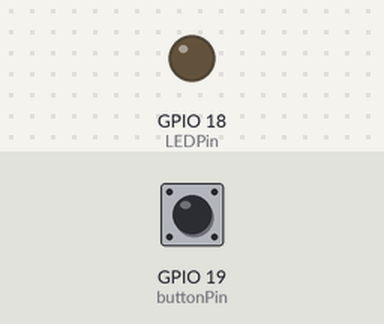
The sketch below on a simulated ESP32. Shown: output pins drawn as LEDs (lit = HIGH). The inputs (shaded band) are chosen by the test bench; at power-on: GPIO 19 (buttonPin) LOW.

Above: at 1.2 s.
1.3 s: GPIO 19 (buttonPin) pulled HIGH for 0.15 s
At 2.5 s:
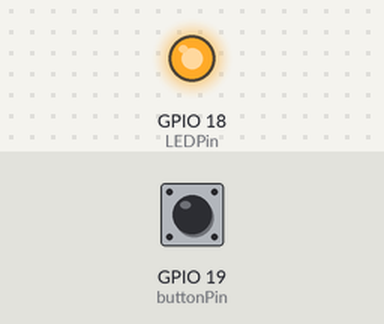
2.9 s: GPIO 19 (buttonPin) pulled HIGH for 1 s
At 4.0 s:
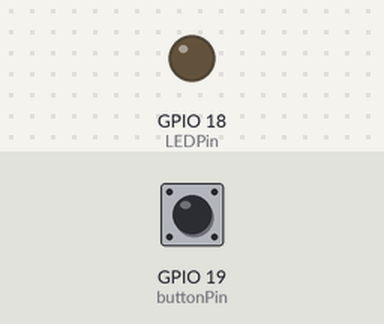
5.4 s: GPIO 19 (buttonPin) pulled HIGH for 3.2 s
At 6.1 s:
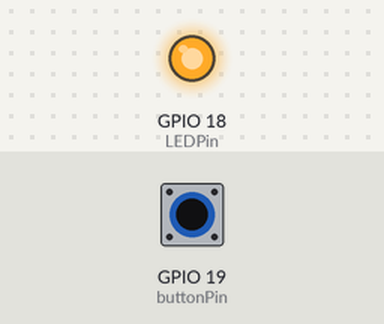
Timing chart, 0 to 8.4 s (numbered marks = the images above; inputs shaded):
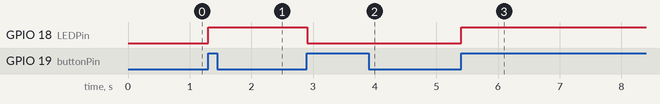

Measured:
- after the input at 1.3 s, GPIO 18 (LEDPin): LOW → HIGH at once
- after the input at 2.9 s, GPIO 18 (LEDPin): HIGH → LOW at once
- after the input at 5.4 s, GPIO 18 (LEDPin): LOW → HIGH at once

The sketch:

toggle_esp_led.ino
```cpp
#define BLYNK_TEMPLATE_ID "TMPLv7qrcXqD"
#define BLYNK_TEMPLATE_NAME "Sensors"
#define BLYNK_AUTH_TOKEN "xDsdqmdmnQhtB8DFL8ohYW2_ieiMj36G"

#define BLYNK_PRINT Serial


#include <WiFi.h>
#include <WiFiClient.h>
#include <BlynkSimpleEsp32.h>

// Your WiFi credentials.
// Set password to "" for open networks.
char ssid[] = "Cicada";
char pass[] = "6dnpnanv";

char auth[] = BLYNK_AUTH_TOKEN;

int LEDState=0;
int LEDPin=18;
int buttonPin=19;
int buttonNew;
int buttonOld=1;
int dt=100;

void setup() {
  // put your setup code here, to run once:
  Serial.begin(115200);
  pinMode(LEDPin, OUTPUT);
  pinMode(buttonPin, INPUT);

}

void loop() {
  Blynk.run();
  buttonNew=digitalRead(buttonPin);
  if(buttonOld==0 && buttonNew==1){
  if (LEDState==0){
    digitalWrite(LEDPin,HIGH);
    Blynk.virtualWrite(V0,HIGH);
    Blynk.virtualWrite(V1,"SOS TRIGGERED!");

    LEDState=1;
  }
  else{
    digitalWrite(LEDPin, LOW);
    LEDState=0;
    Blynk.virtualWrite(V0,LOW);
    LEDState=0;
  }
}
buttonOld=buttonNew;
delay(dt);
}
```
